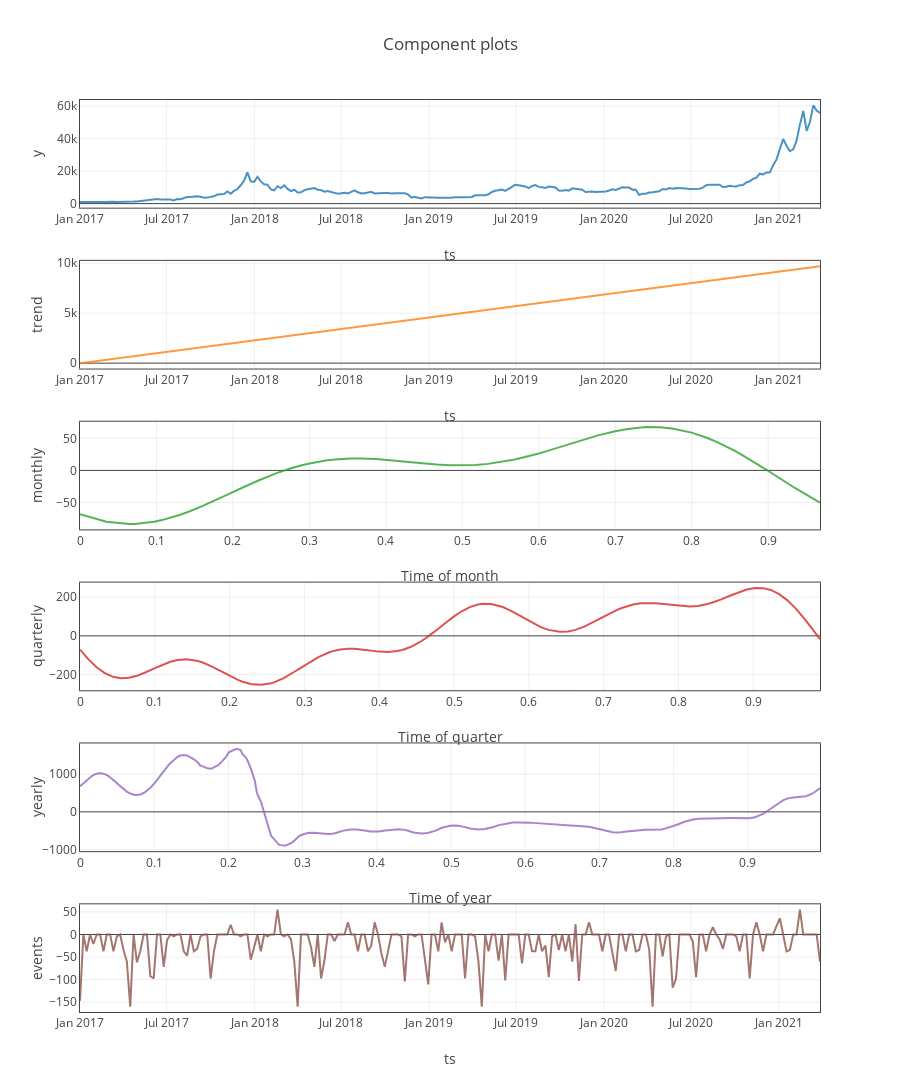

The notebook cell saved with this chart:
### Markdown cell above
<p style="font-size:15px;color:#1C37A6;"> This plot shows how your dataset’s trend, event/holiday, seasonality patterns are handled in the model.</p>

### Code cell
fig = forecast.plot_components().show()

### Figure 1 — Plotly figure (JSON) as saved in the notebook; plotly's stock layout.template omitted (floating-point values rounded to 4 significant figures; data arrays with more than 128 entries replaced by an {"elided": "..."} marker saying what was removed)
{"data": [{"mode": "lines", "name": "y", "opacity": 0.8, "showlegend": false, "type": "scatter", "uid": "b1815bb5-bc2b-4f00-94c0-9608037dec77", "x": {"elided": "222 str values"}, "xaxis": "x", "y": {"elided": "222 float values"}, "yaxis": "y"}, {"mode": "lines", "name": "trend", "opacity": 0.8, "showlegend": false, "type": "scatter", "uid": "b59ac334-128d-4b1b-82e9-f0b896e74bed", "x": {"elided": "222 str values"}, "xaxis": "x2", "y": {"elided": "222 float values"}, "yaxis": "y2"}, {"mode": "lines", "name": "MONTHLY_SEASONALITY", "opacity": 0.8, "showlegend": false, "type": "scatter", "uid": "a12364e0-0d68-4342-8491-eb72a9f3340c", "x": [0.0, 0.03226, 0.03333, 0.03448, 0.06452, 0.06667, 0.07143, 0.09677, 0.1, 0.1071, 0.129, 0.1333, 0.1429, 0.1613, 0.1667, 0.1935, 0.2, 0.2143, 0.2258, 0.2333, 0.2581, 0.2667, 0.2759, 0.2903, 0.3, 0.3214, 0.3226, 0.3333, 0.3548, 0.3571, 0.3667, 0.3871, 0.3929, 0.4, 0.4194, 0.4333, 0.4516, 0.4643, 0.4667, 0.4839, 0.5, 0.5161, 0.5172, 0.5333, 0.5484, 0.5667, 0.5714, 0.5806, 0.6, 0.6071, 0.6129, 0.6333, 0.6429, 0.6452, 0.6667, 0.6774, 0.7, 0.7097, 0.7143, 0.7333, 0.7419, 0.7586, 0.7667, 0.7742, 0.8, 0.8065, 0.8214, 0.8333, 0.8387, 0.8571, 0.8667, 0.871, 0.8929, 0.9, 0.9032, 0.9333, 0.9355, 0.9643, 0.9667, 0.9677], "xaxis": "x3", "y": [-67.96, -79.41, -79.66, -79.93, -83.4, -83.39, -83.26, -79.89, -79.16, -77.3, -69.81, -68.05, -63.88, -54.87, -52.06, -37.33, -33.72, -25.8, -19.59, -15.67, -3.865, -0.2407, 3.313, 8.181, 10.92, 15.47, 15.66, 17.1, 18.54, 18.59, 18.58, 17.64, 17.18, 16.53, 14.41, 12.74, 10.66, 9.45, 9.254, 8.212, 7.96, 8.547, 8.621, 10.19, 12.53, 16.47, 17.68, 20.23, 26.35, 28.82, 30.88, 38.49, 42.1, 42.97, 50.86, 54.51, 61.08, 63.31, 64.22, 66.87, 67.4, 67.17, 66.42, 65.34, 58.8, 56.48, 50.11, 44.1, 41.13, 29.89, 23.52, 20.54, 4.593, -0.8026, -3.256, -26.11, -27.71, -47.88, -49.41, -50.1], "yaxis": "y3"}, {"mode": "lines", "name": "QUARTERLY_SEASONALITY", "opacity": 0.8, "showlegend": false, "type": "scatter", "uid": "a5dc38eb-6559-4ba7-941d-063ebd7ab2f7", "x": {"elided": "180 float values"}, "xaxis": "x4", "y": {"elided": "180 float values"}, "yaxis": "y4"}, {"mode": "lines", "name": "YEARLY_SEASONALITY", "opacity": 0.8, "showlegend": false, "type": "scatter", "uid": "24764fcc-53e7-4edf-96a1-56beaf1234cc", "x": {"elided": "222 float values"}, "xaxis": "x5", "y": {"elided": "222 float values"}, "yaxis": "y5"}, {"mode": "lines", "name": "events", "opacity": 0.8, "showlegend": false, "type": "scatter", "uid": "81fc7b83-3564-4963-9244-44c6c8d8a404", "x": {"elided": "222 str values"}, "xaxis": "x6", "y": {"elided": "222 float values"}, "yaxis": "y6"}], "layout": {"height": 2100, "showlegend": true, "title": {"text": "Component plots"}, "xaxis": {"anchor": "y", "domain": [0.0, 1.0], "mirror": true, "showline": true, "title": {"text": "ts"}}, "xaxis2": {"anchor": "y2", "domain": [0.0, 1.0], "mirror": true, "showline": true, "title": {"text": "ts"}}, "xaxis3": {"anchor": "y3", "domain": [0.0, 1.0], "mirror": true, "showline": true, "title": {"text": "Time of month"}}, "xaxis4": {"anchor": "y4", "domain": [0.0, 1.0], "mirror": true, "showline": true, "title": {"text": "Time of quarter"}}, "xaxis5": {"anchor": "y5", "domain": [0.0, 1.0], "mirror": true, "showline": true, "title": {"text": "Time of year"}}, "xaxis6": {"anchor": "y6", "domain": [0.0, 1.0], "mirror": true, "showline": true, "title": {"text": "ts"}}, "yaxis": {"anchor": "x", "domain": [0.8819, 1.0], "mirror": true, "showline": true, "title": {"text": "y"}}, "yaxis2": {"anchor": "x2", "domain": [0.7056, 0.8236], "mirror": true, "showline": true, "title": {"text": "trend"}}, "yaxis3": {"anchor": "x3", "domain": [0.5292, 0.6472], "mirror": true, "showline": true, "title": {"text": "monthly"}}, "yaxis4": {"anchor": "x4", "domain": [0.3528, 0.4708], "mirror": true, "showline": true, "title": {"text": "quarterly"}}, "yaxis5": {"anchor": "x5", "domain": [0.1764, 0.2944], "mirror": true, "showline": true, "title": {"text": "yearly"}}, "yaxis6": {"anchor": "x6", "domain": [0.0, 0.1181], "mirror": true, "showline": true, "title": {"text": "events"}}}}
